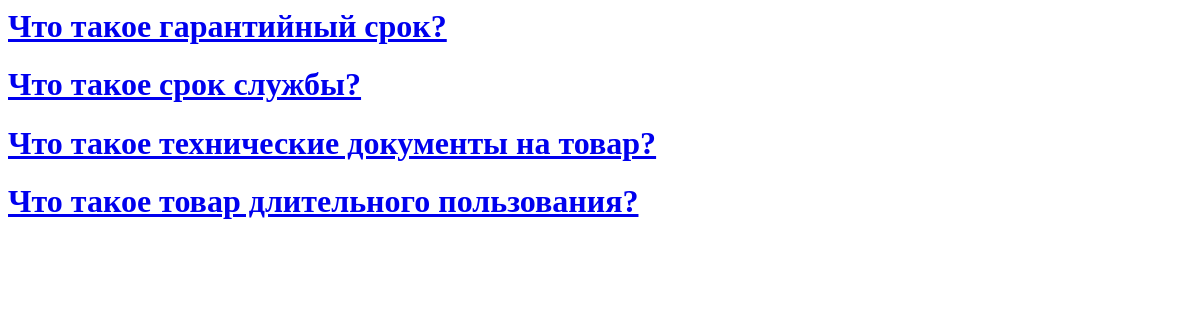
Before: /tag_search/ with the older database file.
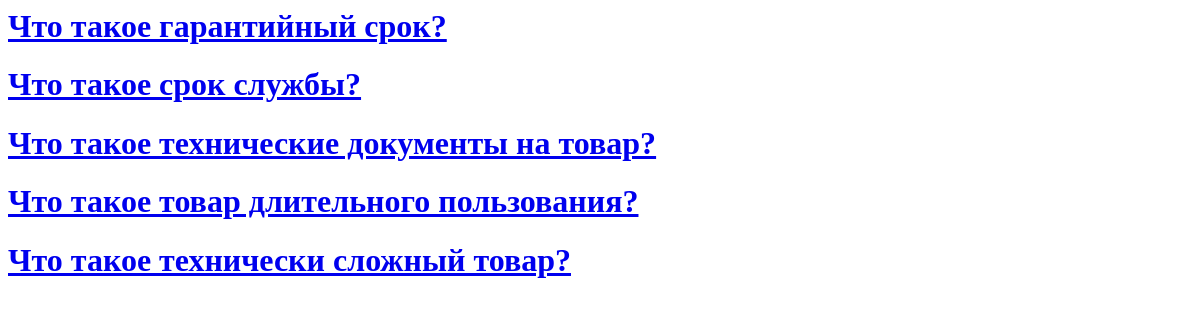
After: the same page with the newer database file.
### second_help/models.py (models this page shows)
class Articles(models.Model):
    name = models.CharField(max_length=125, default="default_name")
    web_url = models.CharField(max_length=1024, verbose_name="Внешняя ссылка", null=True, blank=True)
    document = models.FileField(storage=fs_for_article, verbose_name="Файл документа", null=True, blank=True)
    tags = models.ManyToManyField('Tag')

### second_help/views.py (the view)
# urls.py: path('tag_search/', views.tag_search, name='tag_search'),
def tag_search(request):
    articles = Articles.objects.all()
    if request.method == 'GET':
        form = TagSearchForm(request.GET)
        if form.is_valid():
            tags = form.cleaned_data['tags']
            articles = Articles.objects.filter(tags__in=tags).distinct()
            return render(request, 'all_articles.html', {'articles': articles, 'form': form})
    else:
        form = TagSearchForm()
    return render(request, 'all_articles.html', {'articles': articles, 'form': form})

### second_help/models.py (called while the page is built)
    def __str__(self):
        return self.name

### templates/all_articles.html
{% for article in articles %}
    <h1><a href="/articles/{{article.document}}">{{ article.name }}</a></h1>
{% empty %}
    <p>Статей не найдено</p>
{% endfor %}

Changed rows visible on the page:
added Articles: name "Что такое технически сложный товар?"
